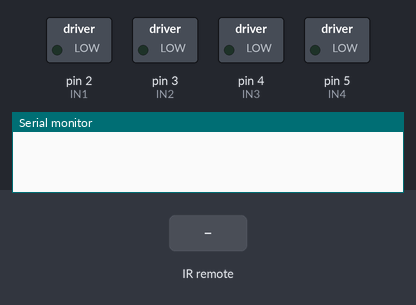
This sketch was run on a simulated Arduino Uno, built with avr-gcc and run on an emulated ATmega328P. On the bench: switched loads named in the sketch (green lamp = pin HIGH), the last lines printed to the serial monitor. Inputs (shaded band) come from the test bench.

Above: at 1.2 s.
1.3 s: infrared code 0xFF18E7 received
At 3.3 s:
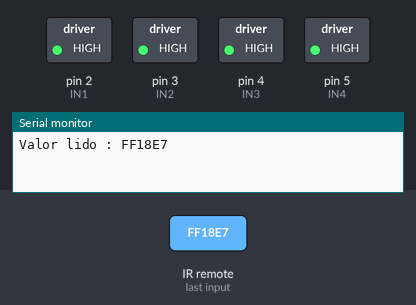
3.8 s: infrared code 0xFF4AB5 received
At 4.4 s:
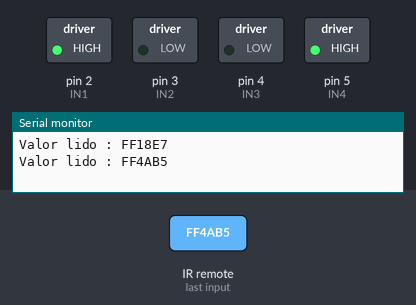
6.3 s: infrared code 0xFF5AA5 received
At 7.1 s:
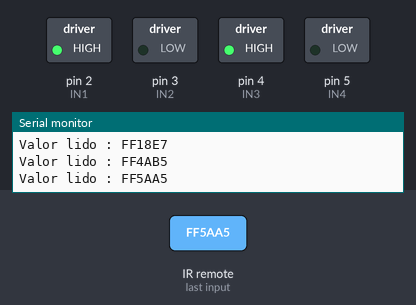
Timing chart, 0 to 9.3 s (numbered marks = the images above; inputs shaded):
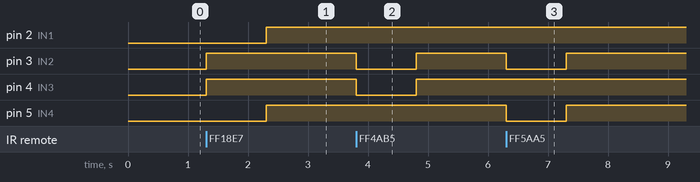

Measured:
- after the input at 1.3 s, pin 2 (IN1), pin 5 (IN4): LOW → HIGH after 1.0 s; pin 3 (IN2), pin 4 (IN3): LOW → HIGH at once
- after the input at 3.8 s, pin 3 (IN2), pin 4 (IN3): HIGH → LOW at once, → HIGH 1.0 s later
- after the input at 6.3 s, pin 3 (IN2), pin 5 (IN4): HIGH → LOW at once, → HIGH 1.0 s later

The sketch:

carrinho_com_controle.ino
```cpp
#include <IRremote.h>

int PIN_INFRA = 6;
float armazenavalor;

//motor_A
int IN1 = 2 ;
int IN2 = 3 ;

//motor_B
int IN3 = 4 ;
int IN4 = 5 ;

IRrecv irrecv(PIN_INFRA);
decode_results results;

void setup(){
  //pinMode(motor, OUTPUT);
  Serial.begin(9600);
  irrecv.enableIRIn();
  pinMode(IN1,OUTPUT);
  pinMode(IN2,OUTPUT);
  pinMode(IN3,OUTPUT);
  pinMode(IN4,OUTPUT);
}

void loop(){
  if (irrecv.decode(&results)){
    Serial.print("Valor lido : ");
    Serial.println(results.value, HEX);
    armazenavalor = (results.value);

    if (armazenavalor == 0xFF18E7){ //para frente
      digitalWrite(IN1,LOW);
      digitalWrite(IN2,HIGH);

      digitalWrite(IN3,HIGH);
      digitalWrite(IN4,LOW);
      delay(1000);
      digitalWrite(IN1,HIGH);
      digitalWrite(IN2,HIGH);
      digitalWrite(IN3,HIGH);
      digitalWrite(IN4,HIGH);
    }
    if (armazenavalor == 0xFF4AB5){  //para trás
      digitalWrite(IN1,HIGH);
      digitalWrite(IN2,LOW);
      digitalWrite(IN3,LOW);
      digitalWrite(IN4,HIGH);
      delay(1000);
      digitalWrite(IN1,HIGH);
      digitalWrite(IN2,HIGH);
      digitalWrite(IN3,HIGH);
      digitalWrite(IN4,HIGH);
    }
    if (armazenavalor == 0xFF5AA5){  //para direita
      digitalWrite(IN1,HIGH);
      digitalWrite(IN2,LOW);
      digitalWrite(IN3,HIGH);
      digitalWrite(IN4,LOW);
      delay(1000);
      digitalWrite(IN1,HIGH);
      digitalWrite(IN2,HIGH);
      digitalWrite(IN3,HIGH);
      digitalWrite(IN4,HIGH);
    }

    irrecv.resume(); //read the next value
  }
}
```
